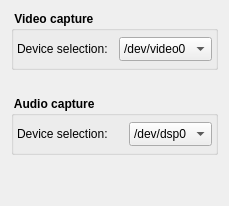
       <widget class="QWidget" name="mPageDevices">
        <layout class="QVBoxLayout" name="verticalLayout_10">
         <item>
          <widget class="QGroupBox" name="groupBox">
           <property name="font">
            <font>
             <weight>75</weight>
             <bold>true</bold>
            </font>
           </property>
           <property name="title">
            <string> Video capture </string>
           </property>
           <layout class="QVBoxLayout" name="verticalLayout">
            <property name="margin">
             <number>3</number>
            </property>
            <item>
             <layout class="QHBoxLayout">
              <item>
               <widget class="QLabel" name="label_5">
                <property name="minimumSize">
                 <size>
                  <width>0</width>
                  <height>30</height>
                 </size>
                </property>
                <property name="maximumSize">
                 <size>
                  <width>16777215</width>
                  <height>30</height>
                 </size>
                </property>
                <property name="font">
                 <font>
                  <weight>50</weight>
                  <bold>false</bold>
                 </font>
                </property>
                <property name="text">
                 <string>Device selection:</string>
                </property>
               </widget>
              </item>
              <item>
               <spacer name="horizontalSpacer">
                <property name="orientation">
                 <enum>Qt::Horizontal</enum>
                </property>
                <property name="sizeType">
                 <enum>QSizePolicy::MinimumExpanding</enum>
                </property>
                <property name="sizeHint" stdset="0">
                 <size>
                  <width>5</width>
                  <height>20</height>
                 </size>
                </property>
               </spacer>
              </item>
              <item>
               <widget class="QComboBox" name="mCbDeviceVideo">
                <property name="minimumSize">
                 <size>
                  <width>0</width>
                  <height>24</height>
                 </size>
                </property>
                <property name="maximumSize">
                 <size>
                  <width>16777215</width>
                  <height>24</height>
                 </size>
                </property>
                <property name="font">
                 <font>
                  <weight>50</weight>
                  <bold>false</bold>
                 </font>
                </property>
                <property name="layoutDirection">
                 <enum>Qt::LeftToRight</enum>
                </property>
                <property name="currentIndex">
                 <number>0</number>
                </property>
                <property name="sizeAdjustPolicy">
                 <enum>QComboBox::AdjustToContentsOnFirstShow</enum>
                </property>
                <item>
                 <property name="text">
                  <string>/dev/video0</string>
                 </property>
                </item>
               </widget>
              </item>
             </layout>
            </item>
           </layout>
          </widget>
         </item>
         <item>
          <spacer name="verticalSpacer_4">
           <property name="orientation">
            <enum>Qt::Vertical</enum>
           </property>
           <property name="sizeType">
            <enum>QSizePolicy::Fixed</enum>
           </property>
           <property name="sizeHint" stdset="0">
            <size>
             <width>20</width>
             <height>20</height>
            </size>
           </property>
          </spacer>
         </item>
         <item>
          <widget class="QGroupBox" name="groupBox_3">
           <property name="font">
            <font>
             <weight>75</weight>
             <bold>true</bold>
            </font>
           </property>
           <property name="title">
            <string> Audio capture </string>
           </property>
           <layout class="QVBoxLayout" name="verticalLayout_9">
            <property name="margin">
             <number>3</number>
            </property>
            <item>
             <layout class="QHBoxLayout" name="_2">
              <item>
               <widget class="QLabel" name="label_6">
                <property name="minimumSize">
                 <size>
                  <width>0</width>
                  <height>30</height>
                 </size>
                </property>
                <property name="maximumSize">
                 <size>
                  <width>16777215</width>
                  <height>30</height>
                 </size>
                </property>
                <property name="font">
                 <font>
                  <weight>50</weight>
                  <bold>false</bold>
                 </font>
                </property>
                <property name="text">
                 <string>Device selection:</string>
                </property>
               </widget>
              </item>
              <item>
               <spacer name="horizontalSpacer_3">
                <property name="orientation">
                 <enum>Qt::Horizontal</enum>
                </property>
                <property name="sizeType">
                 <enum>QSizePolicy::MinimumExpanding</enum>
                </property>
                <property name="sizeHint" stdset="0">
                 <size>
                  <width>5</width>
                  <height>20</height>
                 </size>
                </property>
               </spacer>
              </item>
              <item>
               <widget class="QComboBox" name="mCbDeviceAudio">
                <property name="minimumSize">
                 <size>
                  <width>0</width>
                  <height>24</height>
                 </size>
                </property>
                <property name="maximumSize">
                 <size>
                  <width>16777215</width>
                  <height>24</height>
                 </size>
                </property>
                <property name="font">
                 <font>
                  <weight>50</weight>
                  <bold>false</bold>
                 </font>
                </property>
                <property name="layoutDirection">
                 <enum>Qt::LeftToRight</enum>
                </property>
                <property name="currentIndex">
                 <number>0</number>
                </property>
                <item>
                 <property name="text">
                  <string>/dev/dsp0</string>
                 </property>
                </item>
               </widget>
              </item>
             </layout>
            </item>
           </layout>
          </widget>
         </item>
         <item>
          <spacer name="verticalSpacer">
           <property name="orientation">
            <enum>Qt::Vertical</enum>
           </property>
           <property name="sizeHint" stdset="0">
            <size>
             <width>20</width>
             <height>40</height>
            </size>
           </property>
          </spacer>
         </item>
        </layout>
       </widget>
